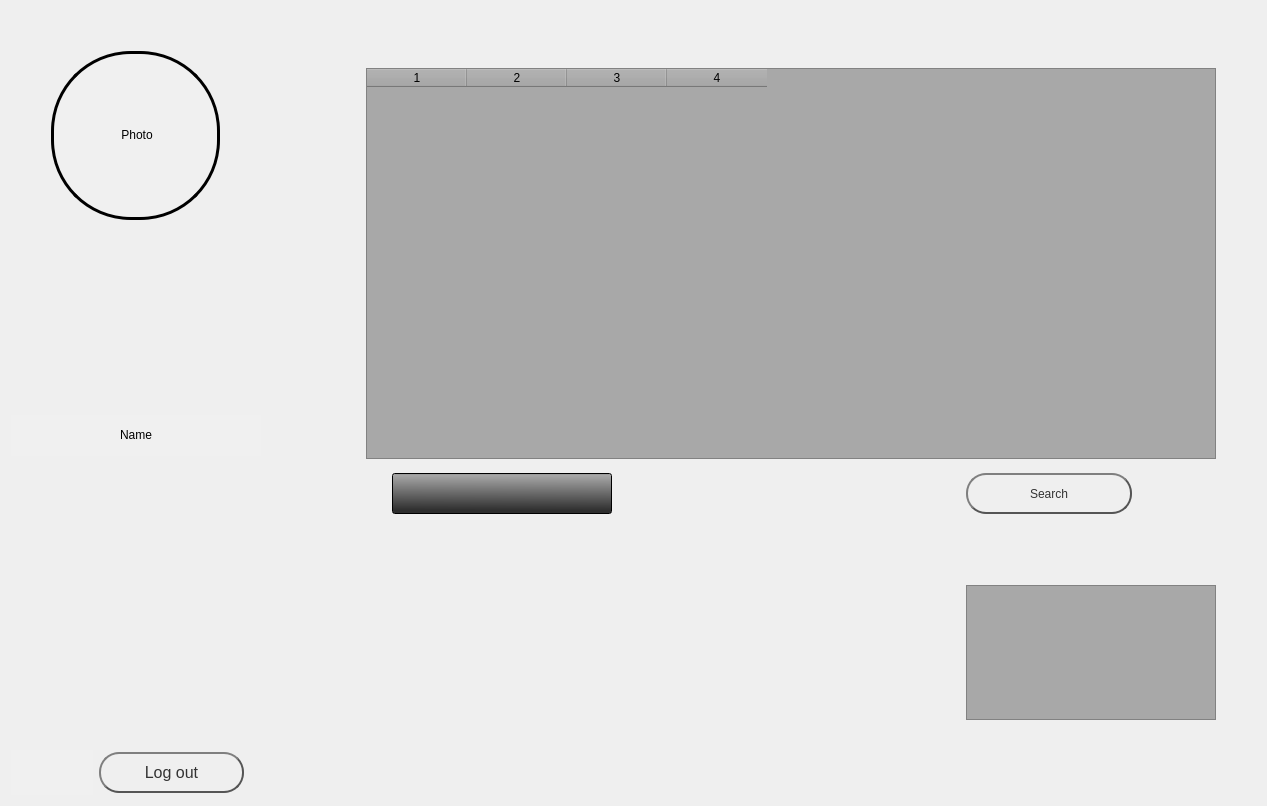
     <widget class="QWidget" name="U_profile_tab">
      <attribute name="title">
       <string>Profile</string>
      </attribute>
      <layout class="QHBoxLayout" name="horizontalLayout_3">
       <item>
        <layout class="QGridLayout" name="gridLayout">
         <item row="0" column="0" rowspan="3" colspan="2">
          <layout class="QGridLayout" name="Photo_lay_prof">
           <item row="2" column="5">
            <spacer name="verticalSpacer_12">
             <property name="orientation">
              <enum>Qt::Vertical</enum>
             </property>
             <property name="sizeHint" stdset="0">
              <size>
               <width>20</width>
               <height>40</height>
              </size>
             </property>
            </spacer>
           </item>
           <item row="1" column="3">
            <spacer name="horizontalSpacer_13">
             <property name="orientation">
              <enum>Qt::Horizontal</enum>
             </property>
             <property name="sizeHint" stdset="0">
              <size>
               <width>40</width>
               <height>20</height>
              </size>
             </property>
            </spacer>
           </item>
           <item row="0" column="1">
            <spacer name="verticalSpacer_21">
             <property name="orientation">
              <enum>Qt::Vertical</enum>
             </property>
             <property name="sizeHint" stdset="0">
              <size>
               <width>20</width>
               <height>40</height>
              </size>
             </property>
            </spacer>
           </item>
           <item row="1" column="5">
            <spacer name="verticalSpacer_11">
             <property name="orientation">
              <enum>Qt::Vertical</enum>
             </property>
             <property name="sizeHint" stdset="0">
              <size>
               <width>20</width>
               <height>40</height>
              </size>
             </property>
            </spacer>
           </item>
           <item row="1" column="1" rowspan="2" colspan="2">
            <widget class="QLabel" name="U_photo_prof">
             <property name="minimumSize">
              <size>
               <width>169</width>
               <height>169</height>
              </size>
             </property>
             <property name="maximumSize">
              <size>
               <width>169</width>
               <height>169</height>
              </size>
             </property>
             <property name="styleSheet">
              <string notr="true">border: 3px solid black;
border-radius: 80px;
background-color: rgba(255, 255, 255, 10);</string>
             </property>
             <property name="text">
              <string>&lt;html&gt;&lt;head/&gt;&lt;body&gt;&lt;p align=&quot;center&quot;&gt;Photo&lt;/p&gt;&lt;/body&gt;&lt;/html&gt;</string>
             </property>
            </widget>
           </item>
           <item row="1" column="0">
            <spacer name="horizontalSpacer_12">
             <property name="orientation">
              <enum>Qt::Horizontal</enum>
             </property>
             <property name="sizeHint" stdset="0">
              <size>
               <width>40</width>
               <height>20</height>
              </size>
             </property>
            </spacer>
           </item>
           <item row="1" column="4">
            <spacer name="horizontalSpacer_18">
             <property name="orientation">
              <enum>Qt::Horizontal</enum>
             </property>
             <property name="sizeHint" stdset="0">
              <size>
               <width>40</width>
               <height>20</height>
              </size>
             </property>
            </spacer>
           </item>
          </layout>
         </item>
         <item row="0" column="3" rowspan="7">
          <layout class="QGridLayout" name="Check_lay_prof">
           <item row="2" column="2">
            <widget class="QPushButton" name="Search_but_prof">
             <property name="minimumSize">
              <size>
               <width>166</width>
               <height>41</height>
              </size>
             </property>
             <property name="maximumSize">
              <size>
               <width>131</width>
               <height>41</height>
              </size>
             </property>
             <property name="styleSheet">
              <string notr="true">QPushButton {
color: #333;
border: 2px solid #555;
border-radius: 20px;
border-style: outset;
font: 12pt &quot;MS Shell Dlg 2&quot;;
min-width: 8em;
background: qradialgradient(
cx: 0.3, cy: -0.4, fx: 0.3, fy: -0.4,
radius: 1.35, stop: 0 #fff, stop: 1 #888
);
padding: 5px;
}

QPushButton:hover {
background: qradialgradient(
cx: 0.3, cy: -0.4, fx: 0.3, fy: -0.4,
radius: 1.35, stop: 0 #fff, stop: 1 #bbb
);
}

QPushButton:pressed {
border-style: inset;
background: qradialgradient(
cx: 0.4, cy: -0.1, fx: 0.4, fy: -0.1,
radius: 1.35, stop: 0 #fff, stop: 1 #ddd
);
}</string>
             </property>
             <property name="text">
              <string>Search</string>
             </property>
            </widget>
           </item>
           <item row="1" column="0" colspan="3">
            <widget class="QTableWidget" name="Objects_info_prof">
             <property name="minimumSize">
              <size>
               <width>850</width>
               <height>391</height>
              </size>
             </property>
             <property name="maximumSize">
              <size>
               <width>850</width>
               <height>391</height>
              </size>
             </property>
             <property name="styleSheet">
              <string notr="true">background-color: rgb(168, 168, 168);
</string>
             </property>
             <property name="columnCount">
              <number>4</number>
             </property>
             <column/>
             <column/>
             <column/>
             <column/>
            </widget>
           </item>
           <item row="6" column="2">
            <widget class="QListView" name="Support_data_prof">
             <property name="minimumSize">
              <size>
               <width>250</width>
               <height>135</height>
              </size>
             </property>
             <property name="maximumSize">
              <size>
               <width>250</width>
               <height>135</height>
              </size>
             </property>
             <property name="styleSheet">
              <string notr="true">background-color: rgb(168, 168, 168);
</string>
             </property>
            </widget>
           </item>
           <item row="2" column="0">
            <spacer name="verticalSpacer_14">
             <property name="orientation">
              <enum>Qt::Vertical</enum>
             </property>
             <property name="sizeHint" stdset="0">
              <size>
               <width>20</width>
               <height>40</height>
              </size>
             </property>
            </spacer>
           </item>
           <item row="5" column="0">
            <spacer name="verticalSpacer_13">
             <property name="orientation">
              <enum>Qt::Vertical</enum>
             </property>
             <property name="sizeHint" stdset="0">
              <size>
               <width>20</width>
               <height>40</height>
              </size>
             </property>
            </spacer>
           </item>
           <item row="5" column="1">
            <spacer name="horizontalSpacer_7">
             <property name="orientation">
              <enum>Qt::Horizontal</enum>
             </property>
             <property name="sizeHint" stdset="0">
              <size>
               <width>40</width>
               <height>20</height>
              </size>
             </property>
            </spacer>
           </item>
           <item row="5" column="2">
            <spacer name="verticalSpacer_16">
             <property name="orientation">
              <enum>Qt::Vertical</enum>
             </property>
             <property name="sizeHint" stdset="0">
              <size>
               <width>20</width>
               <height>40</height>
              </size>
             </property>
            </spacer>
           </item>
           <item row="2" column="1">
            <widget class="QLineEdit" name="Search_ed_prof">
             <property name="minimumSize">
              <size>
               <width>100</width>
               <height>41</height>
              </size>
             </property>
             <property name="maximumSize">
              <size>
               <width>220</width>
               <height>41</height>
              </size>
             </property>
             <property name="palette">
              <palette>
               <active>
                <colorrole role="Button">
                 <brush brushstyle="LinearGradientPattern">
                  <gradient startx="0.482198000000000" starty="0.971000000000000" endx="0.497000000000000" endy="0.023000000000000" type="LinearGradient" spread="PadSpread" coordinatemode="ObjectBoundingMode">
                   <gradientstop position="0.033898300000000">
                    <color alpha="255">
                     <red>46</red>
                     <green>46</green>
                     <blue>46</blue>
                    </color>
                   </gradientstop>
                   <gradientstop position="1.000000000000000">
                    <color alpha="255">
                     <red>168</red>
                     <green>168</green>
                     <blue>168</blue>
                    </color>
                   </gradientstop>
                  </gradient>
                 </brush>
                </colorrole>
                <colorrole role="Base">
                 <brush brushstyle="LinearGradientPattern">
                  <gradient startx="0.482198000000000" starty="0.971000000000000" endx="0.497000000000000" endy="0.023000000000000" type="LinearGradient" spread="PadSpread" coordinatemode="ObjectBoundingMode">
                   <gradientstop position="0.033898300000000">
                    <color alpha="255">
                     <red>46</red>
                     <green>46</green>
                     <blue>46</blue>
                    </color>
                   </gradientstop>
                   <gradientstop position="1.000000000000000">
                    <color alpha="255">
                     <red>168</red>
                     <green>168</green>
                     <blue>168</blue>
                    </color>
                   </gradientstop>
                  </gradient>
                 </brush>
                </colorrole>
                <colorrole role="Window">
                 <brush brushstyle="LinearGradientPattern">
                  <gradient startx="0.482198000000000" starty="0.971000000000000" endx="0.497000000000000" endy="0.023000000000000" type="LinearGradient" spread="PadSpread" coordinatemode="ObjectBoundingMode">
                   <gradientstop position="0.033898300000000">
                    <color alpha="255">
                     <red>46</red>
                     <green>46</green>
                     <blue>46</blue>
                    </color>
                   </gradientstop>
                   <gradientstop position="1.000000000000000">
                    <color alpha="255">
                     <red>168</red>
                     <green>168</green>
                     <blue>168</blue>
                    </color>
                   </gradientstop>
                  </gradient>
                 </brush>
                </colorrole>
               </active>
               <inactive>
                <colorrole role="Button">
                 <brush brushstyle="LinearGradientPattern">
                  <gradient startx="0.482198000000000" starty="0.971000000000000" endx="0.497000000000000" endy="0.023000000000000" type="LinearGradient" spread="PadSpread" coordinatemode="ObjectBoundingMode">
                   <gradientstop position="0.033898300000000">
                    <color alpha="255">
                     <red>46</red>
                     <green>46</green>
                     <blue>46</blue>
                    </color>
                   </gradientstop>
                   <gradientstop position="1.000000000000000">
                    <color alpha="255">
                     <red>168</red>
                     <green>168</green>
                     <blue>168</blue>
                    </color>
                   </gradientstop>
                  </gradient>
                 </brush>
                </colorrole>
                <colorrole role="Base">
                 <brush brushstyle="LinearGradientPattern">
                  <gradient startx="0.482198000000000" starty="0.971000000000000" endx="0.497000000000000" endy="0.023000000000000" type="LinearGradient" spread="PadSpread" coordinatemode="ObjectBoundingMode">
                   <gradientstop position="0.033898300000000">
                    <color alpha="255">
                     <red>46</red>
                     <green>46</green>
                     <blue>46</blue>
                    </color>
                   </gradientstop>
                   <gradientstop position="1.000000000000000">
                    <color alpha="255">
                     <red>168</red>
                     <green>168</green>
                     <blue>168</blue>
                    </color>
                   </gradientstop>
                  </gradient>
                 </brush>
                </colorrole>
                <colorrole role="Window">
                 <brush brushstyle="LinearGradientPattern">
                  <gradient startx="0.482198000000000" starty="0.971000000000000" endx="0.497000000000000" endy="0.023000000000000" type="LinearGradient" spread="PadSpread" coordinatemode="ObjectBoundingMode">
                   <gradientstop position="0.033898300000000">
                    <color alpha="255">
                     <red>46</red>
                     <green>46</green>
                     <blue>46</blue>
                    </color>
                   </gradientstop>
                   <gradientstop position="1.000000000000000">
                    <color alpha="255">
                     <red>168</red>
                     <green>168</green>
                     <blue>168</blue>
                    </color>
                   </gradientstop>
                  </gradient>
                 </brush>
                </colorrole>
               </inactive>
               <disabled>
                <colorrole role="Button">
                 <brush brushstyle="LinearGradientPattern">
                  <gradient startx="0.482198000000000" starty="0.971000000000000" endx="0.497000000000000" endy="0.023000000000000" type="LinearGradient" spread="PadSpread" coordinatemode="ObjectBoundingMode">
                   <gradientstop position="0.033898300000000">
                    <color alpha="255">
                     <red>46</red>
                     <green>46</green>
                     <blue>46</blue>
                    </color>
                   </gradientstop>
                   <gradientstop position="1.000000000000000">
                    <color alpha="255">
                     <red>168</red>
                     <green>168</green>
                     <blue>168</blue>
                    </color>
                   </gradientstop>
                  </gradient>
                 </brush>
                </colorrole>
                <colorrole role="Base">
                 <brush brushstyle="LinearGradientPattern">
                  <gradient startx="0.482198000000000" starty="0.971000000000000" endx="0.497000000000000" endy="0.023000000000000" type="LinearGradient" spread="PadSpread" coordinatemode="ObjectBoundingMode">
                   <gradientstop position="0.033898300000000">
                    <color alpha="255">
                     <red>46</red>
                     <green>46</green>
                     <blue>46</blue>
                    </color>
                   </gradientstop>
                   <gradientstop position="1.000000000000000">
                    <color alpha="255">
                     <red>168</red>
                     <green>168</green>
                     <blue>168</blue>
                    </color>
                   </gradientstop>
                  </gradient>
                 </brush>
                </colorrole>
                <colorrole role="Window">
                 <brush brushstyle="LinearGradientPattern">
                  <gradient startx="0.482198000000000" starty="0.971000000000000" endx="0.497000000000000" endy="0.023000000000000" type="LinearGradient" spread="PadSpread" coordinatemode="ObjectBoundingMode">
                   <gradientstop position="0.033898300000000">
                    <color alpha="255">
                     <red>46</red>
                     <green>46</green>
                     <blue>46</blue>
                    </color>
                   </gradientstop>
                   <gradientstop position="1.000000000000000">
                    <color alpha="255">
                     <red>168</red>
                     <green>168</green>
                     <blue>168</blue>
                    </color>
                   </gradientstop>
                  </gradient>
                 </brush>
                </colorrole>
               </disabled>
              </palette>
             </property>
            </widget>
           </item>
           <item row="0" column="0">
            <spacer name="verticalSpacer_24">
             <property name="orientation">
              <enum>Qt::Vertical</enum>
             </property>
             <property name="sizeHint" stdset="0">
              <size>
               <width>20</width>
               <height>40</height>
              </size>
             </property>
            </spacer>
           </item>
          </layout>
         </item>
         <item row="1" column="2">
          <spacer name="horizontalSpacer_6">
           <property name="orientation">
            <enum>Qt::Horizontal</enum>
           </property>
           <property name="sizeHint" stdset="0">
            <size>
             <width>40</width>
             <height>20</height>
            </size>
           </property>
          </spacer>
         </item>
         <item row="2" column="6">
          <spacer name="horizontalSpacer_19">
           <property name="orientation">
            <enum>Qt::Horizontal</enum>
           </property>
           <property name="sizeHint" stdset="0">
            <size>
             <width>40</width>
             <height>20</height>
            </size>
           </property>
          </spacer>
         </item>
         <item row="3" column="1">
          <spacer name="verticalSpacer_17">
           <property name="orientation">
            <enum>Qt::Vertical</enum>
           </property>
           <property name="sizeHint" stdset="0">
            <size>
             <width>20</width>
             <height>40</height>
            </size>
           </property>
          </spacer>
         </item>
         <item row="4" column="0">
          <layout class="QGridLayout" name="Name_lay_prof">
           <item row="0" column="0">
            <widget class="QLabel" name="U_name_prof">
             <property name="minimumSize">
              <size>
               <width>250</width>
               <height>41</height>
              </size>
             </property>
             <property name="palette">
              <palette>
               <active>
                <colorrole role="Button">
                 <brush brushstyle="SolidPattern">
                  <color alpha="10">
                   <red>255</red>
                   <green>255</green>
                   <blue>255</blue>
                  </color>
                 </brush>
                </colorrole>
                <colorrole role="Base">
                 <brush brushstyle="SolidPattern">
                  <color alpha="10">
                   <red>255</red>
                   <green>255</green>
                   <blue>255</blue>
                  </color>
                 </brush>
                </colorrole>
                <colorrole role="Window">
                 <brush brushstyle="SolidPattern">
                  <color alpha="10">
                   <red>255</red>
                   <green>255</green>
                   <blue>255</blue>
                  </color>
                 </brush>
                </colorrole>
               </active>
               <inactive>
                <colorrole role="Button">
                 <brush brushstyle="SolidPattern">
                  <color alpha="10">
                   <red>255</red>
                   <green>255</green>
                   <blue>255</blue>
                  </color>
                 </brush>
                </colorrole>
                <colorrole role="Base">
                 <brush brushstyle="SolidPattern">
                  <color alpha="10">
                   <red>255</red>
                   <green>255</green>
                   <blue>255</blue>
                  </color>
                 </brush>
                </colorrole>
                <colorrole role="Window">
                 <brush brushstyle="SolidPattern">
                  <color alpha="10">
                   <red>255</red>
                   <green>255</green>
                   <blue>255</blue>
                  </color>
                 </brush>
                </colorrole>
               </inactive>
               <disabled>
                <colorrole role="Button">
                 <brush brushstyle="SolidPattern">
                  <color alpha="10">
                   <red>255</red>
                   <green>255</green>
                   <blue>255</blue>
                  </color>
                 </brush>
                </colorrole>
                <colorrole role="Base">
                 <brush brushstyle="SolidPattern">
                  <color alpha="10">
                   <red>255</red>
                   <green>255</green>
                   <blue>255</blue>
                  </color>
                 </brush>
                </colorrole>
                <colorrole role="Window">
                 <brush brushstyle="SolidPattern">
                  <color alpha="10">
                   <red>255</red>
                   <green>255</green>
                   <blue>255</blue>
                  </color>
                 </brush>
                </colorrole>
               </disabled>
              </palette>
             </property>
             <property name="styleSheet">
              <string notr="true">background-color: rgba(255, 255, 255, 10);</string>
             </property>
             <property name="text">
              <string>&lt;html&gt;&lt;head/&gt;&lt;body&gt;&lt;p align=&quot;center&quot;&gt;Name&lt;/p&gt;&lt;/body&gt;&lt;/html&gt;</string>
             </property>
            </widget>
           </item>
          </layout>
         </item>
         <item row="4" column="2">
          <spacer name="horizontalSpacer_8">
           <property name="orientation">
            <enum>Qt::Horizontal</enum>
           </property>
           <property name="sizeHint" stdset="0">
            <size>
             <width>40</width>
             <height>20</height>
            </size>
           </property>
          </spacer>
         </item>
         <item row="5" column="1">
          <spacer name="verticalSpacer_18">
           <property name="orientation">
            <enum>Qt::Vertical</enum>
           </property>
           <property name="sizeHint" stdset="0">
            <size>
             <width>20</width>
             <height>40</height>
            </size>
           </property>
          </spacer>
         </item>
         <item row="6" column="0" rowspan="2" colspan="2">
          <layout class="QGridLayout" name="Prof_logo_lay">
           <item row="1" column="2">
            <spacer name="horizontalSpacer_9">
             <property name="orientation">
              <enum>Qt::Horizontal</enum>
             </property>
             <property name="sizeHint" stdset="0">
              <size>
               <width>40</width>
               <height>20</height>
              </size>
             </property>
            </spacer>
           </item>
           <item row="3" column="0">
            <widget class="QLabel" name="Logo_prof">
             <property name="minimumSize">
              <size>
               <width>82</width>
               <height>45</height>
              </size>
             </property>
             <property name="styleSheet">
              <string notr="true">background-color: rgba(255, 255, 255, 10);
image: url(:/newPrefix/images/backgrounds/PsLYIQ01.svg);</string>
             </property>
             <property name="text">
              <string>&lt;html&gt;&lt;head/&gt;&lt;body&gt;&lt;p align=&quot;center&quot;&gt;&lt;br/&gt;&lt;/p&gt;&lt;/body&gt;&lt;/html&gt;</string>
             </property>
            </widget>
           </item>
           <item row="0" column="1">
            <spacer name="verticalSpacer_19">
             <property name="orientation">
              <enum>Qt::Vertical</enum>
             </property>
             <property name="sizeHint" stdset="0">
              <size>
               <width>20</width>
               <height>40</height>
              </size>
             </property>
            </spacer>
           </item>
           <item row="2" column="0">
            <spacer name="verticalSpacer_20">
             <property name="orientation">
              <enum>Qt::Vertical</enum>
             </property>
             <property name="sizeHint" stdset="0">
              <size>
               <width>20</width>
               <height>40</height>
              </size>
             </property>
            </spacer>
           </item>
           <item row="3" column="1">
            <widget class="QPushButton" name="Log_out_but_prof">
             <property name="minimumSize">
              <size>
               <width>145</width>
               <height>41</height>
              </size>
             </property>
             <property name="maximumSize">
              <size>
               <width>145</width>
               <height>41</height>
              </size>
             </property>
             <property name="font">
              <font>
               <family>MS Shell Dlg 2</family>
               <pointsize>12</pointsize>
               <weight>50</weight>
               <italic>false</italic>
               <bold>false</bold>
              </font>
             </property>
             <property name="styleSheet">
              <string notr="true">QPushButton {
color: #333;
border: 2px solid #555;
border-radius: 20px;
border-style: outset;
font: 12pt &quot;MS Shell Dlg 2&quot;;
min-width:131px;
max-width:131px;
background: qradialgradient(
cx: 0.3, cy: -0.4, fx: 0.3, fy: -0.4,
radius: 1.35, stop: 0 #fff, stop: 1 #888
);
padding: 5px;
}

QPushButton:hover {
background: qradialgradient(
cx: 0.3, cy: -0.4, fx: 0.3, fy: -0.4,
radius: 1.35, stop: 0 #fff, stop: 1 #bbb
);
}

QPushButton:pressed {
border-style: inset;
background: qradialgradient(
cx: 0.4, cy: -0.1, fx: 0.4, fy: -0.1,
radius: 1.35, stop: 0 #fff, stop: 1 #ddd
);
}</string>
             </property>
             <property name="text">
              <string>Log out</string>
             </property>
            </widget>
           </item>
          </layout>
         </item>
         <item row="6" column="2">
          <spacer name="horizontalSpacer_10">
           <property name="orientation">
            <enum>Qt::Horizontal</enum>
           </property>
           <property name="sizeHint" stdset="0">
            <size>
             <width>40</width>
             <height>20</height>
            </size>
           </property>
          </spacer>
         </item>
         <item row="7" column="6">
          <spacer name="horizontalSpacer_20">
           <property name="orientation">
            <enum>Qt::Horizontal</enum>
           </property>
           <property name="sizeHint" stdset="0">
            <size>
             <width>40</width>
             <height>20</height>
            </size>
           </property>
          </spacer>
         </item>
        </layout>
       </item>
      </layout>
     </widget>
